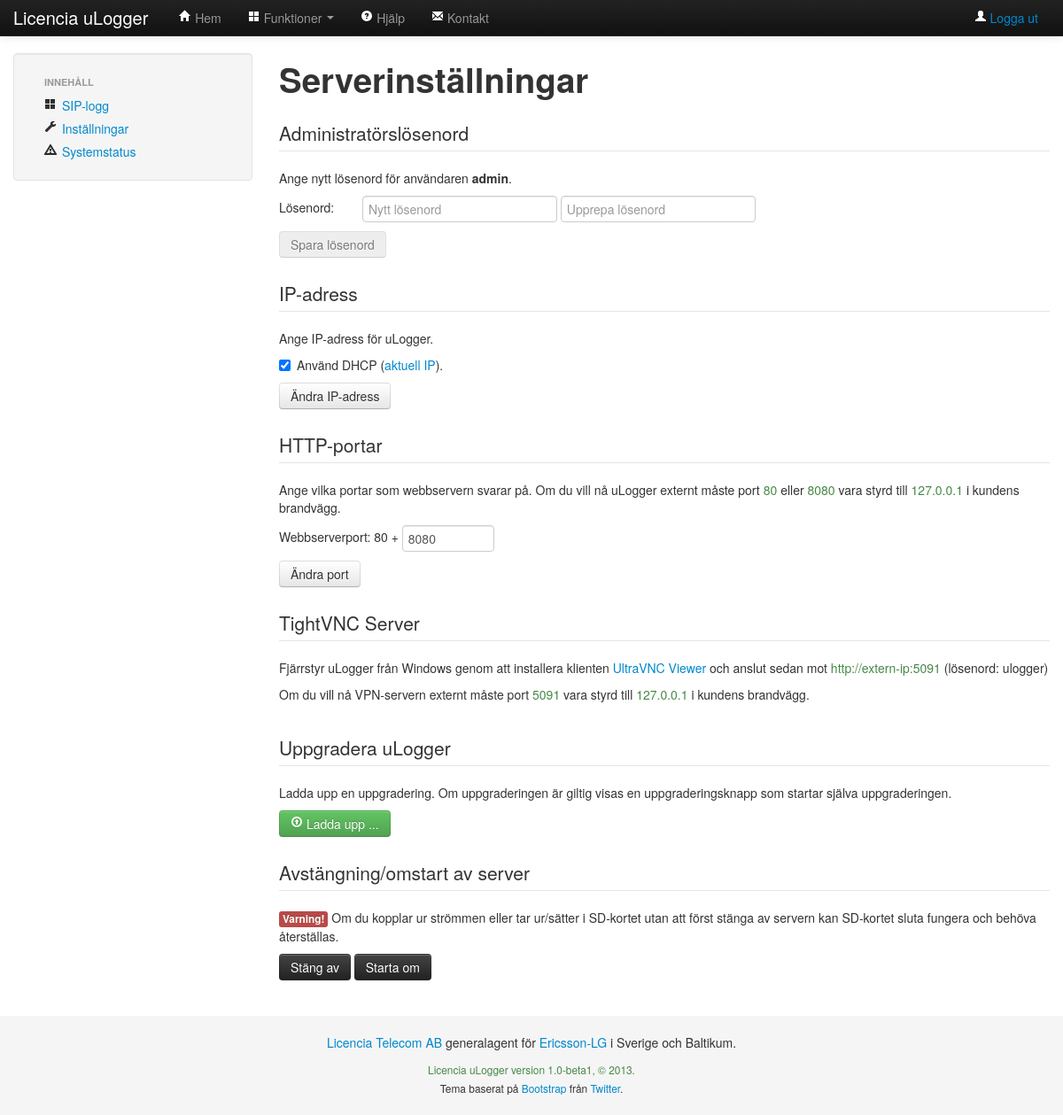
The app's page /var/www/settings.php (signed in), older data.
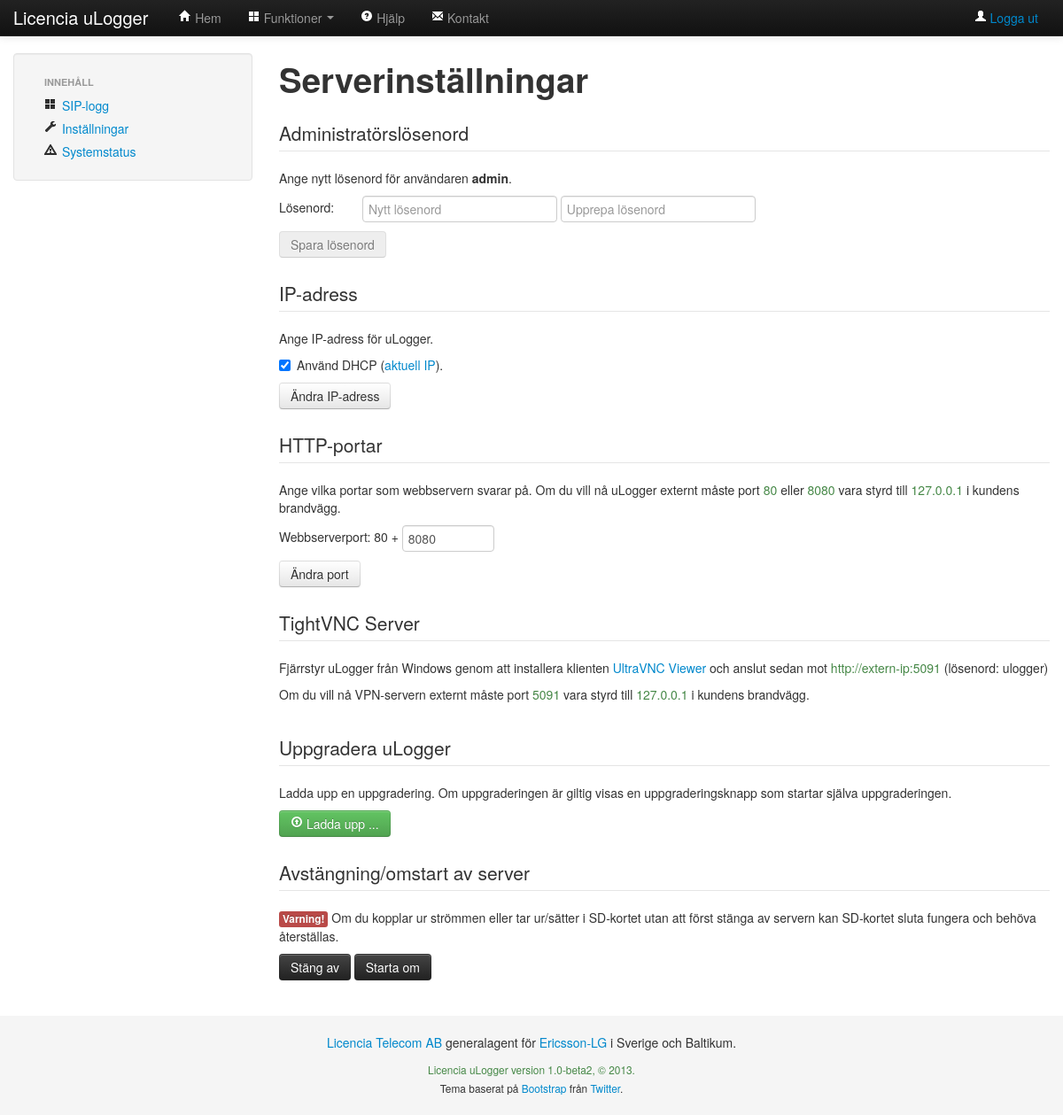
The same page, newer data.
### tables this page shows
CREATE TABLE IF NOT EXISTS `data` (
  `name` varchar(64) NOT NULL,
  `value` varchar(512) NOT NULL,
  PRIMARY KEY (`name`)
);

### var/www/ulogger/functions.php (called while the page is built, shortened)
<?php
require_once "/home/ulogger/database.php";
$logged_in = isset($_SESSION['logged_in']) && ($_SESSION['logged_in'] == 'yes');
function printHead($pageTitle) {
  include("ulogger/templates/header.tpl.php");
}
?>

### home/ulogger/database.php (called while the page is built, shortened)
<?php
function connect_to_db() {
  $mysqli = new mysqli("localhost", DB_USER, DB_PASS, DB_NAME);
  if (mysqli_connect_errno()) {
    exit();
  }
  else {
    return $mysqli;
  }
}
function getVar($name, $value = "") {
  if ($mysqli = connect_to_db()) {
    $result = $mysqli->query("SELECT value FROM data WHERE name = '" . $name. "'");
    if ($row = $result->fetch_assoc()) {
      return $row['value'];
    }
    else {
      return $value;
    }
  }
}
?>

### var/www/ulogger/raspcontrol/rbpi.php (called while the page is built, shortened)
<?php
class Rbpi {
  public static function ip() {
    return $_SERVER['SERVER_ADDR'];
  }
}
?>

### var/www/settings.php (the view, shortened to what this page needs)
<?php
  require_once "ulogger/functions.php";
?>
<!DOCTYPE html>
<html>
<head>
  <?php printHead('Licencia uLogger'); ?>
  <link rel="stylesheet" href="bootstrap/file-upload/jquery.fileupload-ui.css">
</head>
<body>
  <?php include("ulogger/templates/menu.tpl.php"); ?>
  <div id="page">
    <div class="container">
    <div class="row">
      <div class="span3">
        <?php include("ulogger/templates/menu.left.tpl.php"); ?>
      </div>
      <div class="span9">
        <h1 class="page-title">Serverinställningar</h1>
        <fieldset class="top-buffer">
          <legend>Administratörslösenord</legend>
          <p>Ange nytt lösenord för användaren <strong><?php echo getVar('ulogger_admin_user', "admin"); ?></strong>.</p>
          <div id="change-password">
            <div class="form-inline control-group">
              <label class="input-small">Lösenord: </label>
              <input type="password" id="password" placeholder="Nytt lösenord">
              <input type="password" id="password2" placeholder="Upprepa lösenord">
            </div>
          </div>
          <button id="changepassword" class="btn">Spara lösenord</button>
        </fieldset>
        <fieldset class="top-buffer">
          <legend>IP-adress</legend>
          <p>Ange IP-adress för uLogger.</p>
          <div class="control-group">
            <label class="checkbox">
              <input type="checkbox" id="dhcp" <?php if (getVar('ulogger_ip_dhcp', "") == 'true') { echo "checked"; }; ?>> Använd DHCP
              (<a href="#" id="ip-info-tooltip" rel="tooltip" data-html="true" title="<?php echo Rbpi::ip(); ?>">aktuell IP</a>).
            </label>
          </div>
          <button id="changeip" class="btn">Ändra IP-adress</button>
        </fieldset>
        <fieldset class="top-buffer">
          <legend>HTTP-portar</legend>
          <p>Ange vilka portar som webbservern svarar på. Om du vill nå uLogger externt måste port
          <span class="text-success">80</span> eller <span class="text-success"><?php echo getVar('ulogger_http_port', ""); ?></span> vara styrd till <span class="text-success"><?php echo Rbpi::ip(); ?></span> i kundens brandvägg.</p>
          <div class="form-inline control-group">
            <label>Webbserverport: </label> 80 +
            <input type="text" id="http_port" class="input-small" size="5" value="<?php echo getVar('ulogger_http_port', ""); ?>">
          </div>
          <button id="setport" class="btn" data-loading-text="sparar...">Ändra port</button>
        </fieldset>
        <fieldset class="top-buffer">
          <legend>TightVNC Server</legend>
          <p>Fjärrstyr uLogger från Windows genom att installera klienten
          <a href='http://www.uvnc.com'>UltraVNC Viewer</a> och anslut sedan mot
          <span class="text-success">http://extern-ip:<?php echo VNC_PORT; ?></span> (lösenord: <?php echo VNC_PASS; ?>)
          </p>
          <p>Om du vill nå VPN-servern externt måste port <span class="text-success"><?php echo VNC_PORT; ?></span> vara styrd till <span class="text-success"><?php echo Rbpi::ip(); ?></span> i kundens brandvägg.</p>
        </fieldset>
        <fieldset class="top-buffer">
        <legend>Uppgradera uLogger</legend>
          <p>Ladda upp en uppgradering. Om uppgraderingen är giltig visas en uppgraderingsknapp som startar själva uppgraderingen.</p>
          <span class="btn btn-success fileinput-button">
            <i class="icon-upload icon-white"></i>
            <span>Ladda upp ...</span>
          </span>
        </fieldset>
        <fieldset class="top-buffer">
          <legend>Avstängning/omstart av server</legend>
          <p><span class="label label-important">Varning!</span> Om du kopplar ur strömmen eller tar ur/sätter i SD-kortet
          utan att först stänga av servern kan SD-kortet sluta fungera och behöva återställas.</p>
          <button id="halt" class="btn btn-inverse">Stäng av</button>
          <button id="reboot" class="btn btn-inverse">Starta om</button>
        </fieldset>
      </div>
    </div>
    </div>
  </div>
  <?php include("ulogger/templates/footer.tpl.php"); ?>
</body>
</html>

### var/www/ulogger/templates/header.tpl.php (shortened to what this page needs)
<link href="bootstrap/bootstrap.min.css" rel="stylesheet">
<link href="bootstrap/bootstrap-lightbox.css" rel="stylesheet">
<link href="bootstrap/bootstrap-responsive.min.css" rel="stylesheet">
<link href="ulogger/ulogger.css" rel="stylesheet">

### var/www/ulogger/templates/menu.tpl.php (shortened to what this page needs)
<div class="navbar navbar-inverse navbar-fixed-top">
  <div class="navbar-inner">
    <div class="container">
      <a class="brand" href="/">Licencia uLogger</a>
      <div class="nav-collapse collapse" id="main-menu">
        <ul class="nav">
          <li><a href="/"><i class="icon-home icon-white"></i> Hem</a></li>
          <?php if ($logged_in): ?>
          <li class="dropdown">
            <a href="#" class="dropdown-toggle" data-toggle="dropdown"><i class="icon-th-large icon-white"></i> Funktioner <b class="caret"></b></a>
          </li>
          <?php endif; ?>
          <li><a href="http://www.licencia.se/ulogger"><i class="icon-question-sign icon-white"></i> Hjälp</a></li>
          <li><a href="http://www.licencia.se/kontakt"><i class="icon-envelope icon-white"></i> Kontakt</a></li>
        </ul>
        <div class="navbar-form pull-right">
        <?php if ($logged_in): ?>
          <button class="btn btn-link logout-button" id="logout"><i class="icon-user icon-white"></i> Logga ut</button>
        <?php else: ?>
          <input class="span2" type="text" id="user" placeholder="Användarnamn">
          <input class="span2" type="password" id="password" placeholder="Lösenord">
          <button class="btn login-button" id="login">Logga in</button>
        <?php endif; ?>
        </div>
      </div>
    </div>
  </div>
</div>

### var/www/ulogger/templates/menu.left.tpl.php
<div class="well sidebar-nav" id="left-menu">
  <ul class="nav nav-list">
    <li class="nav-header">Innehåll</li>
    <li><a href="/siplogg.php"><i class="icon-th-large"></i> SIP-logg</a></li>
    <li><a href="/settings.php"><i class="icon-wrench"></i> Inställningar</a></li>
    <li><a href="/hardware.php"><i class="icon-warning-sign"></i> Systemstatus</a></li>
  </ul>
</div>

### var/www/ulogger/templates/footer.tpl.php
<div id="footer">
  <div class="footer-inner">
    <div class="credit"><p>
      <a target="_blank" href="http://www.licencia.se" title="www.licencia.se">Licencia Telecom AB</a> generalagent för
      <a target="_blank" href="http://www.ericssonlg.com" title="www.ericssonlg.com">Ericsson-LG</a> i Sverige och Baltikum.
    </p></div>
    <div class="text-success"><small><?php echo sprintf(ULOGGER_VERSION_STRING, getVar('ulogger_version', UNKNOWN)); ?></small></div>
    <div><small>Tema baserat på <a target="_blank" href="http://twitter.github.io/bootstrap/index.html" title="Bootstrap">Bootstrap</a>
    från <a target="_blank" href="http://twitter.com" title="twitter.com">Twitter</a>.</small></div>
  </div>
</div>

### var/www/ulogger/ulogger.css (style rules this page uses)
.top-buffer { margin-top:20px; }
.navbar-form .logout-button { text-shadow: none; }
#footer { background-color: #f5f5f5; padding: 20px; text-align: center; margin-top: 40px; }
#page { min-height: 600px; }

### var/www/ulogger/templates/header.tpl.php (style rules this page uses)
body { padding-top: 60px; }

Row changes from the older to the newer data that the page shows:
added data: value "admin"
changed data: value "Licencia uLogger version 1.0-beta1, © 2013." → "Licencia uLogger version 1.0-beta2, © 2013."
Text that changed along with them:
getVar('ulogger_admin_user', "admin"): "admin" → (not shown)
